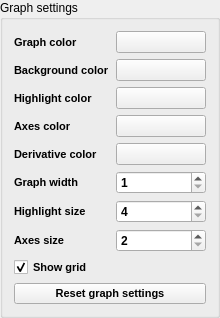
            <widget class="QGroupBox" name="groupBox">
             <property name="title">
              <string>Graph settings</string>
             </property>
             <layout class="QVBoxLayout" name="verticalLayout_5">
              <item>
               <layout class="QHBoxLayout" name="horizontalLayout_8">
                <item>
                 <widget class="QLabel" name="graphColorLabel">
                  <property name="font">
                   <font>
                    <pointsize>8</pointsize>
                    <bold>true</bold>
                   </font>
                  </property>
                  <property name="text">
                   <string>Graph color</string>
                  </property>
                 </widget>
                </item>
                <item>
                 <widget class="QPushButton" name="graphColorPushButton">
                  <property name="minimumSize">
                   <size>
                    <width>90</width>
                    <height>0</height>
                   </size>
                  </property>
                  <property name="maximumSize">
                   <size>
                    <width>90</width>
                    <height>16777215</height>
                   </size>
                  </property>
                  <property name="font">
                   <font>
                    <bold>false</bold>
                   </font>
                  </property>
                  <property name="accessibleName">
                   <string>Graph color push button</string>
                  </property>
                  <property name="text">
                   <string/>
                  </property>
                 </widget>
                </item>
               </layout>
              </item>
              <item>
               <layout class="QHBoxLayout" name="horizontalLayout_12">
                <item>
                 <widget class="QLabel" name="backgroundColorLabel">
                  <property name="font">
                   <font>
                    <pointsize>8</pointsize>
                    <bold>true</bold>
                   </font>
                  </property>
                  <property name="text">
                   <string>Background color</string>
                  </property>
                 </widget>
                </item>
                <item>
                 <widget class="QPushButton" name="backgroundColorPushButton">
                  <property name="minimumSize">
                   <size>
                    <width>90</width>
                    <height>0</height>
                   </size>
                  </property>
                  <property name="maximumSize">
                   <size>
                    <width>90</width>
                    <height>16777215</height>
                   </size>
                  </property>
                  <property name="font">
                   <font>
                    <bold>false</bold>
                   </font>
                  </property>
                  <property name="accessibleName">
                   <string>Background color push button</string>
                  </property>
                  <property name="text">
                   <string/>
                  </property>
                 </widget>
                </item>
               </layout>
              </item>
              <item>
               <layout class="QHBoxLayout" name="horizontalLayout_13">
                <item>
                 <widget class="QLabel" name="highlightColorLabel">
                  <property name="font">
                   <font>
                    <pointsize>8</pointsize>
                    <bold>true</bold>
                   </font>
                  </property>
                  <property name="text">
                   <string>Highlight color</string>
                  </property>
                 </widget>
                </item>
                <item>
                 <widget class="QPushButton" name="highlightColorPushButton">
                  <property name="minimumSize">
                   <size>
                    <width>90</width>
                    <height>0</height>
                   </size>
                  </property>
                  <property name="maximumSize">
                   <size>
                    <width>90</width>
                    <height>16777215</height>
                   </size>
                  </property>
                  <property name="font">
                   <font>
                    <bold>false</bold>
                   </font>
                  </property>
                  <property name="accessibleName">
                   <string>Highlight color push button</string>
                  </property>
                  <property name="text">
                   <string/>
                  </property>
                 </widget>
                </item>
               </layout>
              </item>
              <item>
               <layout class="QHBoxLayout" name="horizontalLayout_14">
                <item>
                 <widget class="QLabel" name="axesColorLabel">
                  <property name="font">
                   <font>
                    <pointsize>8</pointsize>
                    <bold>true</bold>
                   </font>
                  </property>
                  <property name="text">
                   <string>Axes color</string>
                  </property>
                 </widget>
                </item>
                <item>
                 <widget class="QPushButton" name="axesColorPushButton">
                  <property name="minimumSize">
                   <size>
                    <width>90</width>
                    <height>0</height>
                   </size>
                  </property>
                  <property name="maximumSize">
                   <size>
                    <width>90</width>
                    <height>16777215</height>
                   </size>
                  </property>
                  <property name="font">
                   <font>
                    <bold>false</bold>
                   </font>
                  </property>
                  <property name="accessibleName">
                   <string>Axes color push button</string>
                  </property>
                  <property name="text">
                   <string/>
                  </property>
                 </widget>
                </item>
               </layout>
              </item>
              <item>
               <layout class="QHBoxLayout" name="horizontalLayout_15">
                <item>
                 <widget class="QLabel" name="derivativeColorLabel">
                  <property name="font">
                   <font>
                    <pointsize>8</pointsize>
                    <bold>true</bold>
                   </font>
                  </property>
                  <property name="text">
                   <string>Derivative color</string>
                  </property>
                 </widget>
                </item>
                <item>
                 <widget class="QPushButton" name="derivativeColorPushButton">
                  <property name="minimumSize">
                   <size>
                    <width>90</width>
                    <height>0</height>
                   </size>
                  </property>
                  <property name="maximumSize">
                   <size>
                    <width>90</width>
                    <height>16777215</height>
                   </size>
                  </property>
                  <property name="accessibleName">
                   <string>Derivative color push button</string>
                  </property>
                  <property name="text">
                   <string/>
                  </property>
                 </widget>
                </item>
               </layout>
              </item>
              <item>
               <layout class="QHBoxLayout" name="horizontalLayout_5">
                <item>
                 <widget class="QLabel" name="graphWidthLabel">
                  <property name="font">
                   <font>
                    <pointsize>8</pointsize>
                    <bold>true</bold>
                   </font>
                  </property>
                  <property name="text">
                   <string>Graph width</string>
                  </property>
                 </widget>
                </item>
                <item>
                 <widget class="QSpinBox" name="graphWidthSpinBox">
                  <property name="minimumSize">
                   <size>
                    <width>90</width>
                    <height>0</height>
                   </size>
                  </property>
                  <property name="maximumSize">
                   <size>
                    <width>90</width>
                    <height>16777215</height>
                   </size>
                  </property>
                  <property name="font">
                   <font>
                    <bold>true</bold>
                   </font>
                  </property>
                  <property name="accessibleName">
                   <string>graph width spin box</string>
                  </property>
                  <property name="accessibleDescription">
                   <string>graph width</string>
                  </property>
                  <property name="minimum">
                   <number>1</number>
                  </property>
                  <property name="maximum">
                   <number>16</number>
                  </property>
                 </widget>
                </item>
               </layout>
              </item>
              <item>
               <layout class="QHBoxLayout" name="horizontalLayout_4">
                <item>
                 <widget class="QLabel" name="highlightSizeLabel">
                  <property name="font">
                   <font>
                    <pointsize>8</pointsize>
                    <bold>true</bold>
                   </font>
                  </property>
                  <property name="text">
                   <string>Highlight size</string>
                  </property>
                 </widget>
                </item>
                <item>
                 <widget class="QSpinBox" name="highlightSizeSpinBox">
                  <property name="minimumSize">
                   <size>
                    <width>90</width>
                    <height>0</height>
                   </size>
                  </property>
                  <property name="maximumSize">
                   <size>
                    <width>90</width>
                    <height>16777215</height>
                   </size>
                  </property>
                  <property name="font">
                   <font>
                    <bold>true</bold>
                   </font>
                  </property>
                  <property name="accessibleName">
                   <string>highlight size spin box</string>
                  </property>
                  <property name="accessibleDescription">
                   <string>highlight size</string>
                  </property>
                  <property name="minimum">
                   <number>4</number>
                  </property>
                  <property name="maximum">
                   <number>25</number>
                  </property>
                 </widget>
                </item>
               </layout>
              </item>
              <item>
               <layout class="QHBoxLayout" name="horizontalLayout_7">
                <item>
                 <widget class="QLabel" name="axesSizeLabel">
                  <property name="font">
                   <font>
                    <pointsize>8</pointsize>
                    <bold>true</bold>
                   </font>
                  </property>
                  <property name="text">
                   <string>Axes size</string>
                  </property>
                 </widget>
                </item>
                <item>
                 <widget class="QSpinBox" name="axesSizeSpinBox">
                  <property name="minimumSize">
                   <size>
                    <width>90</width>
                    <height>0</height>
                   </size>
                  </property>
                  <property name="maximumSize">
                   <size>
                    <width>90</width>
                    <height>16777215</height>
                   </size>
                  </property>
                  <property name="font">
                   <font>
                    <bold>true</bold>
                   </font>
                  </property>
                  <property name="accessibleName">
                   <string>axes size spin box</string>
                  </property>
                  <property name="accessibleDescription">
                   <string>axes size</string>
                  </property>
                  <property name="minimum">
                   <number>2</number>
                  </property>
                  <property name="maximum">
                   <number>16</number>
                  </property>
                 </widget>
                </item>
               </layout>
              </item>
              <item>
               <widget class="QCheckBox" name="showGridCheckBox">
                <property name="font">
                 <font>
                  <pointsize>8</pointsize>
                  <bold>true</bold>
                 </font>
                </property>
                <property name="accessibleName">
                 <string>show grid check button</string>
                </property>
                <property name="accessibleDescription">
                 <string>show grid</string>
                </property>
                <property name="text">
                 <string>Show grid</string>
                </property>
                <property name="checked">
                 <bool>true</bool>
                </property>
               </widget>
              </item>
              <item>
               <widget class="QPushButton" name="resetGraphSettingsPushButton">
                <property name="font">
                 <font>
                  <pointsize>8</pointsize>
                  <bold>true</bold>
                 </font>
                </property>
                <property name="accessibleName">
                 <string>Reset graph settings push button</string>
                </property>
                <property name="text">
                 <string>Reset graph settings</string>
                </property>
               </widget>
              </item>
             </layout>
            </widget>
